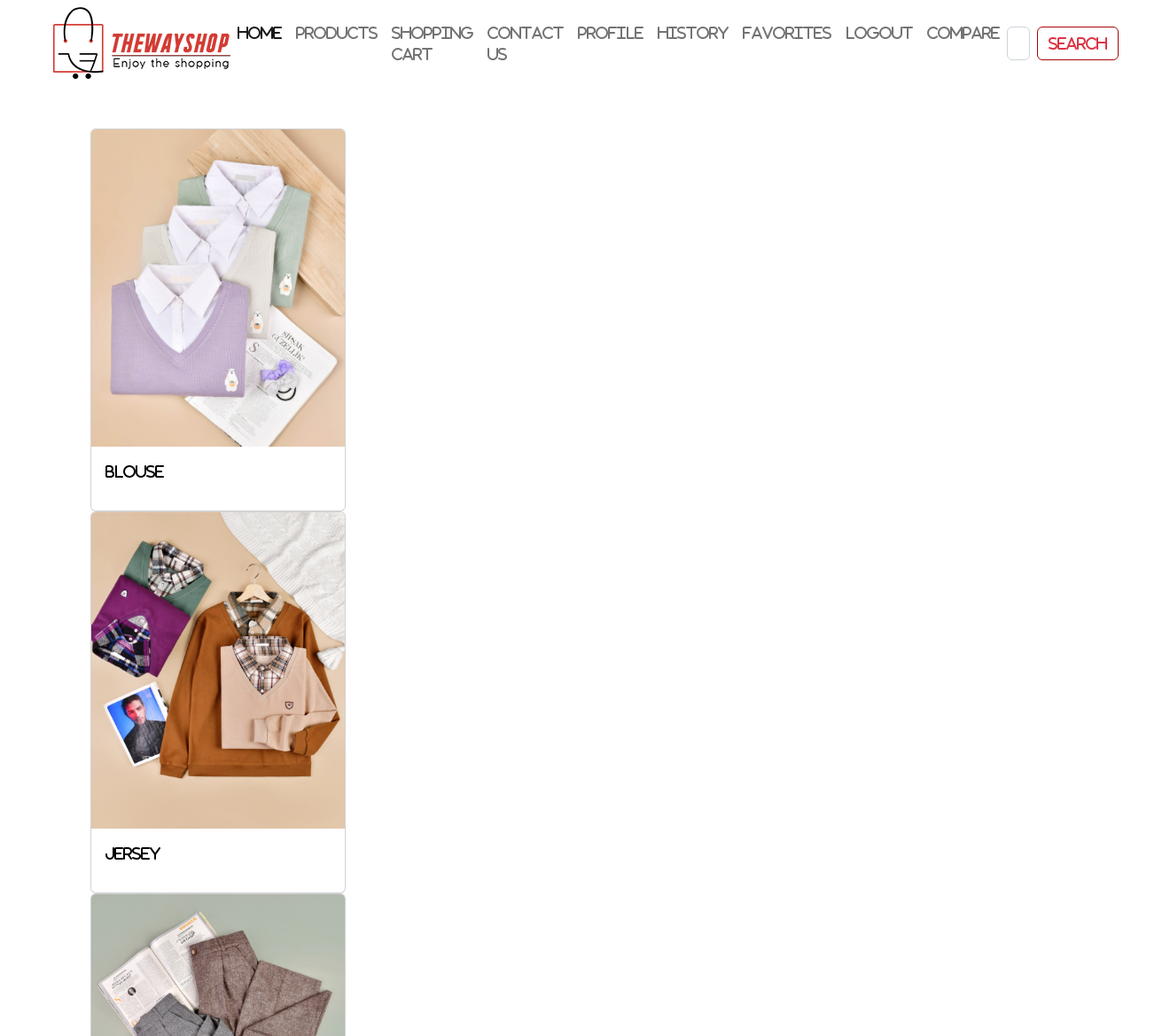
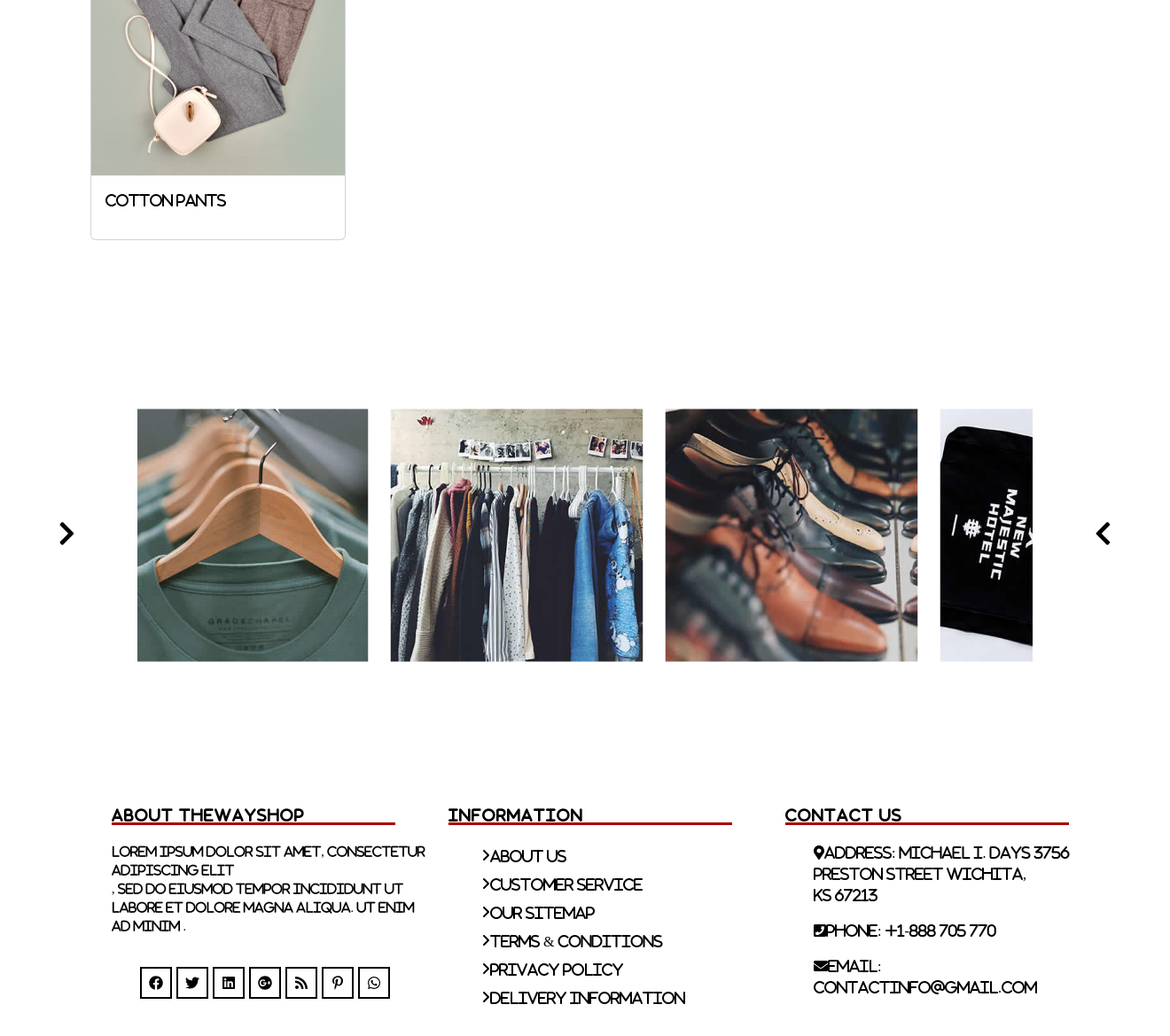
The app's page /accounts/favorite/ (signed in) with its own data (2 pictures, top to bottom).
### home/models.py (models this page shows, shortened)
class Product(models.Model):
    VARIANT=(
        ('None','none'),
        ('Color','color'),
        ('Size','size'),
        ('both','Both'),
    )
    category = models.ManyToManyField(Category,blank=True)
    name = models.CharField(max_length=50)
    image = models.ImageField(upload_to='product/')
    amount = models.PositiveIntegerField()
    information = models.TextField(blank=True,null=True)
    available = models.BooleanField(default=True)
    unit_price = models.PositiveIntegerField()
    discount = models.PositiveIntegerField(blank=True,null=True)
    total_price = models.PositiveIntegerField(blank=True,null=True)
    create = models.DateTimeField(auto_now_add=True)
    update = models.DateTimeField(auto_now=True)
    status = models.CharField(choices=VARIANT,blank=True,null=True,max_length=10)
    tags = TaggableManager(blank=True)
    like = models.ManyToManyField(User,blank=True,related_name='product_like')
    total_like = models.PositiveIntegerField(default=0)
    dislike = models.ManyToManyField(User,blank=True,related_name='product_dislike')
    total_dislike = models.PositiveIntegerField(default=0)
    favorite = models.ManyToManyField(User,blank=True,related_name='fa_user')
    brand = models.ForeignKey('brand',on_delete=models.CASCADE,null=True,blank=True)
    view = models.ManyToManyField(User,blank=True,related_name='product_view')
    num_view = models.PositiveIntegerField(default=0)
    @property
    def total_price(self):
        if not self.discount:
            return self.unit_price
        elif self.discount:
            total = (self.discount * self.unit_price)/100
            return int(self.unit_price - total)
        return self.total_price
    def total_like(self):
        return self.like.count()
    def total_dislike(self):
        return self.dislike.count()
    def get_absolute_url(self):
        return reverse('home:details',args=[self.id])

### accounts/views.py (the view)
# urls.py: path('favorite/',views.favorite,name='favorite'),
def favorite(request):
    product = request.user.fa_user.all()
    return render(request,'accounts/favorite.html',{'product':product})

### accounts/templates/accounts/favorite.html (shortened to what this page needs)
{% extends '_base.html' %}
{% load static %}
{% block css %}<link rel="stylesheet" href="{% static 'accounts/favorite.css' %}"> {% endblock %}
{% block body %}
      <div class="container mt-5 mb-5">
        <div class="row">
            <div class="fa-content mb-5">
                {% for i in product %}
                <a href="{{ i.get_absolute_url }}">
                  <div class="card" style="width: 18rem;">
                <img src="{{ i.image.url }}" class="card-img-top" alt="{{ i.name }}" title="{{ i.name }}">
                <div class="card-body">
                    <p class="" style="color: black">{{ i.name }}</p>
                </div>
              </div>
              </a>
                {% endfor %}
            </div>
        </div>
      </div>
{% endblock %}

### accounts/static/accounts/favorite.css (style rules this page uses)
.fa-content { justify-content: space-around; align-items: center; }

### static/footerstyle.css (style rules this page uses)
* { padding: 0; margin: 0; font-family: FontAwesome; }
a { text-decoration: none; }

### records on screen
Product: image (picture), name "blouse"
Product: image (picture), name "Jersey"
Product: image (picture), name "Cotton pants"
